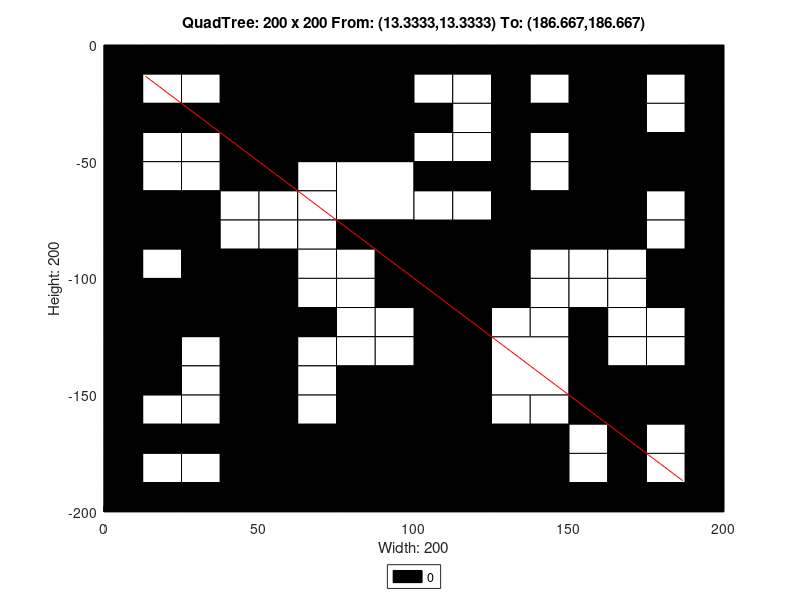

Recreate this plot in MATLAB.
axis([0 200 -200 0]);
title('QuadTree: 200 x 200 From: (13.3333,13.3333) To: (186.667,186.667)');
xlabel('Width: 200');
ylabel('Height: 200');
rectangle('Position',[50 -50 50 50], 'FaceColor',[0 0 0]);
rectangle('Position',[75 -75 25 25], 'FaceColor',[1 1 1]);
rectangle('Position',[150 -25 25 25], 'FaceColor',[0 0 0]);
rectangle('Position',[150 -50 25 25], 'FaceColor',[0 0 0]);
rectangle('Position',[100 -100 25 25], 'FaceColor',[0 0 0]);
rectangle('Position',[150 -75 25 25], 'FaceColor',[0 0 0]);
rectangle('Position',[0 -125 25 25], 'FaceColor',[0 0 0]);
rectangle('Position',[25 -125 25 25], 'FaceColor',[0 0 0]);
rectangle('Position',[0 -150 25 25], 'FaceColor',[0 0 0]);
rectangle('Position',[75 -175 25 25], 'FaceColor',[0 0 0]);
rectangle('Position',[50 -200 25 25], 'FaceColor',[0 0 0]);
rectangle('Position',[75 -200 25 25], 'FaceColor',[0 0 0]);
rectangle('Position',[100 -125 25 25], 'FaceColor',[0 0 0]);
rectangle('Position',[100 -150 25 25], 'FaceColor',[0 0 0]);
rectangle('Position',[125 -150 25 25], 'FaceColor',[1 1 1]);
rectangle('Position',[100 -175 25 25], 'FaceColor',[0 0 0]);
rectangle('Position',[100 -200 25 25], 'FaceColor',[0 0 0]);
rectangle('Position',[125 -200 25 25], 'FaceColor',[0 0 0]);
rectangle('Position',[0 -12.5 12.5 12.5], 'FaceColor',[0 0 0]);
rectangle('Position',[12.5 -12.5 12.5 12.5], 'FaceColor',[0 0 0]);
rectangle('Position',[0 -25 12.5 12.5], 'FaceColor',[0 0 0]);
rectangle('Position',[12.5 -25 12.5 12.5], 'FaceColor',[1 1 1]);
rectangle('Position',[25 -12.5 12.5 12.5], 'FaceColor',[0 0 0]);
rectangle('Position',[37.5 -12.5 12.5 12.5], 'FaceColor',[0 0 0]);
rectangle('Position',[25 -25 12.5 12.5], 'FaceColor',[1 1 1]);
rectangle('Position',[37.5 -25 12.5 12.5], 'FaceColor',[0 0 0]);
rectangle('Position',[0 -37.5 12.5 12.5], 'FaceColor',[0 0 0]);
rectangle('Position',[12.5 -37.5 12.5 12.5], 'FaceColor',[0 0 0]);
rectangle('Position',[0 -50 12.5 12.5], 'FaceColor',[0 0 0]);
rectangle('Position',[12.5 -50 12.5 12.5], 'FaceColor',[1 1 1]);
rectangle('Position',[25 -37.5 12.5 12.5], 'FaceColor',[0 0 0]);
rectangle('Position',[37.5 -37.5 12.5 12.5], 'FaceColor',[0 0 0]);
rectangle('Position',[25 -50 12.5 12.5], 'FaceColor',[1 1 1]);
rectangle('Position',[37.5 -50 12.5 12.5], 'FaceColor',[0 0 0]);
rectangle('Position',[0 -62.5 12.5 12.5], 'FaceColor',[0 0 0]);
rectangle('Position',[12.5 -62.5 12.5 12.5], 'FaceColor',[1 1 1]);
rectangle('Position',[0 -75 12.5 12.5], 'FaceColor',[0 0 0]);
rectangle('Position',[12.5 -75 12.5 12.5], 'FaceColor',[0 0 0]);
rectangle('Position',[25 -62.5 12.5 12.5], 'FaceColor',[1 1 1]);
rectangle('Position',[37.5 -62.5 12.5 12.5], 'FaceColor',[0 0 0]);
rectangle('Position',[25 -75 12.5 12.5], 'FaceColor',[0 0 0]);
rectangle('Position',[37.5 -75 12.5 12.5], 'FaceColor',[1 1 1]);
rectangle('Position',[0 -87.5 12.5 12.5], 'FaceColor',[0 0 0]);
rectangle('Position',[12.5 -87.5 12.5 12.5], 'FaceColor',[0 0 0]);
rectangle('Position',[0 -100 12.5 12.5], 'FaceColor',[0 0 0]);
rectangle('Position',[12.5 -100 12.5 12.5], 'FaceColor',[1 1 1]);
rectangle('Position',[25 -87.5 12.5 12.5], 'FaceColor',[0 0 0]);
rectangle('Position',[37.5 -87.5 12.5 12.5], 'FaceColor',[1 1 1]);
rectangle('Position',[25 -100 12.5 12.5], 'FaceColor',[0 0 0]);
rectangle('Position',[37.5 -100 12.5 12.5], 'FaceColor',[0 0 0]);
rectangle('Position',[50 -62.5 12.5 12.5], 'FaceColor',[0 0 0]);
rectangle('Position',[62.5 -62.5 12.5 12.5], 'FaceColor',[1 1 1]);
rectangle('Position',[50 -75 12.5 12.5], 'FaceColor',[1 1 1]);
rectangle('Position',[62.5 -75 12.5 12.5], 'FaceColor',[1 1 1]);
rectangle('Position',[50 -87.5 12.5 12.5], 'FaceColor',[1 1 1]);
rectangle('Position',[62.5 -87.5 12.5 12.5], 'FaceColor',[1 1 1]);
rectangle('Position',[50 -100 12.5 12.5], 'FaceColor',[0 0 0]);
rectangle('Position',[62.5 -100 12.5 12.5], 'FaceColor',[1 1 1]);
rectangle('Position',[75 -87.5 12.5 12.5], 'FaceColor',[0 0 0]);
rectangle('Position',[87.5 -87.5 12.5 12.5], 'FaceColor',[0 0 0]);
rectangle('Position',[75 -100 12.5 12.5], 'FaceColor',[1 1 1]);
rectangle('Position',[87.5 -100 12.5 12.5], 'FaceColor',[0 0 0]);
rectangle('Position',[100 -12.5 12.5 12.5], 'FaceColor',[0 0 0]);
rectangle('Position',[112.5 -12.5 12.5 12.5], 'FaceColor',[0 0 0]);
rectangle('Position',[100 -25 12.5 12.5], 'FaceColor',[1 1 1]);
rectangle('Position',[112.5 -25 12.5 12.5], 'FaceColor',[1 1 1]);
rectangle('Position',[125 -12.5 12.5 12.5], 'FaceColor',[0 0 0]);
rectangle('Position',[137.5 -12.5 12.5 12.5], 'FaceColor',[0 0 0]);
rectangle('Position',[125 -25 12.5 12.5], 'FaceColor',[0 0 0]);
rectangle('Position',[137.5 -25 12.5 12.5], 'FaceColor',[1 1 1]);
rectangle('Position',[100 -37.5 12.5 12.5], 'FaceColor',[0 0 0]);
rectangle('Position',[112.5 -37.5 12.5 12.5], 'FaceColor',[1 1 1]);
rectangle('Position',[100 -50 12.5 12.5], 'FaceColor',[1 1 1]);
rectangle('Position',[112.5 -50 12.5 12.5], 'FaceColor',[1 1 1]);
rectangle('Position',[125 -37.5 12.5 12.5], 'FaceColor',[0 0 0]);
rectangle('Position',[137.5 -37.5 12.5 12.5], 'FaceColor',[0 0 0]);
rectangle('Position',[125 -50 12.5 12.5], 'FaceColor',[0 0 0]);
rectangle('Position',[137.5 -50 12.5 12.5], 'FaceColor',[1 1 1]);
rectangle('Position',[175 -12.5 12.5 12.5], 'FaceColor',[0 0 0]);
rectangle('Position',[187.5 -12.5 12.5 12.5], 'FaceColor',[0 0 0]);
rectangle('Position',[175 -25 12.5 12.5], 'FaceColor',[1 1 1]);
rectangle('Position',[187.5 -25 12.5 12.5], 'FaceColor',[0 0 0]);
rectangle('Position',[175 -37.5 12.5 12.5], 'FaceColor',[1 1 1]);
rectangle('Position',[187.5 -37.5 12.5 12.5], 'FaceColor',[0 0 0]);
rectangle('Position',[175 -50 12.5 12.5], 'FaceColor',[0 0 0]);
rectangle('Position',[187.5 -50 12.5 12.5], 'FaceColor',[0 0 0]);
rectangle('Position',[100 -62.5 12.5 12.5], 'FaceColor',[0 0 0]);
rectangle('Position',[112.5 -62.5 12.5 12.5], 'FaceColor',[0 0 0]);
rectangle('Position',[100 -75 12.5 12.5], 'FaceColor',[1 1 1]);
rectangle('Position',[112.5 -75 12.5 12.5], 'FaceColor',[1 1 1]);
rectangle('Position',[125 -62.5 12.5 12.5], 'FaceColor',[0 0 0]);
rectangle('Position',[137.5 -62.5 12.5 12.5], 'FaceColor',[1 1 1]);
rectangle('Position',[125 -75 12.5 12.5], 'FaceColor',[0 0 0]);
rectangle('Position',[137.5 -75 12.5 12.5], 'FaceColor',[0 0 0]);
rectangle('Position',[125 -87.5 12.5 12.5], 'FaceColor',[0 0 0]);
rectangle('Position',[137.5 -87.5 12.5 12.5], 'FaceColor',[0 0 0]);
rectangle('Position',[125 -100 12.5 12.5], 'FaceColor',[0 0 0]);
rectangle('Position',[137.5 -100 12.5 12.5], 'FaceColor',[1 1 1]);
rectangle('Position',[175 -62.5 12.5 12.5], 'FaceColor',[0 0 0]);
rectangle('Position',[187.5 -62.5 12.5 12.5], 'FaceColor',[0 0 0]);
rectangle('Position',[175 -75 12.5 12.5], 'FaceColor',[1 1 1]);
rectangle('Position',[187.5 -75 12.5 12.5], 'FaceColor',[0 0 0]);
rectangle('Position',[150 -87.5 12.5 12.5], 'FaceColor',[0 0 0]);
rectangle('Position',[162.5 -87.5 12.5 12.5], 'FaceColor',[0 0 0]);
rectangle('Position',[150 -100 12.5 12.5], 'FaceColor',[1 1 1]);
rectangle('Position',[162.5 -100 12.5 12.5], 'FaceColor',[1 1 1]);
rectangle('Position',[175 -87.5 12.5 12.5], 'FaceColor',[1 1 1]);
rectangle('Position',[187.5 -87.5 12.5 12.5], 'FaceColor',[0 0 0]);
rectangle('Position',[175 -100 12.5 12.5], 'FaceColor',[0 0 0]);
rectangle('Position',[187.5 -100 12.5 12.5], 'FaceColor',[0 0 0]);
rectangle('Position',[25 -137.5 12.5 12.5], 'FaceColor',[1 1 1]);
rectangle('Position',[37.5 -137.5 12.5 12.5], 'FaceColor',[0 0 0]);
rectangle('Position',[25 -150 12.5 12.5], 'FaceColor',[1 1 1]);
rectangle('Position',[37.5 -150 12.5 12.5], 'FaceColor',[0 0 0]);
rectangle('Position',[50 -112.5 12.5 12.5], 'FaceColor',[0 0 0]);
rectangle('Position',[62.5 -112.5 12.5 12.5], 'FaceColor',[1 1 1]);
rectangle('Position',[50 -125 12.5 12.5], 'FaceColor',[0 0 0]);
rectangle('Position',[62.5 -125 12.5 12.5], 'FaceColor',[0 0 0]);
rectangle('Position',[75 -112.5 12.5 12.5], 'FaceColor',[1 1 1]);
rectangle('Position',[87.5 -112.5 12.5 12.5], 'FaceColor',[0 0 0]);
rectangle('Position',[75 -125 12.5 12.5], 'FaceColor',[1 1 1]);
rectangle('Position',[87.5 -125 12.5 12.5], 'FaceColor',[1 1 1]);
rectangle('Position',[50 -137.5 12.5 12.5], 'FaceColor',[0 0 0]);
rectangle('Position',[62.5 -137.5 12.5 12.5], 'FaceColor',[1 1 1]);
rectangle('Position',[50 -150 12.5 12.5], 'FaceColor',[0 0 0]);
rectangle('Position',[62.5 -150 12.5 12.5], 'FaceColor',[1 1 1]);
rectangle('Position',[75 -137.5 12.5 12.5], 'FaceColor',[1 1 1]);
rectangle('Position',[87.5 -137.5 12.5 12.5], 'FaceColor',[1 1 1]);
rectangle('Position',[75 -150 12.5 12.5], 'FaceColor',[0 0 0]);
rectangle('Position',[87.5 -150 12.5 12.5], 'FaceColor',[0 0 0]);
rectangle('Position',[0 -162.5 12.5 12.5], 'FaceColor',[0 0 0]);
rectangle('Position',[12.5 -162.5 12.5 12.5], 'FaceColor',[1 1 1]);
rectangle('Position',[0 -175 12.5 12.5], 'FaceColor',[0 0 0]);
rectangle('Position',[12.5 -175 12.5 12.5], 'FaceColor',[0 0 0]);
rectangle('Position',[25 -162.5 12.5 12.5], 'FaceColor',[1 1 1]);
rectangle('Position',[37.5 -162.5 12.5 12.5], 'FaceColor',[0 0 0]);
rectangle('Position',[25 -175 12.5 12.5], 'FaceColor',[0 0 0]);
rectangle('Position',[37.5 -175 12.5 12.5], 'FaceColor',[0 0 0]);
rectangle('Position',[0 -187.5 12.5 12.5], 'FaceColor',[0 0 0]);
rectangle('Position',[12.5 -187.5 12.5 12.5], 'FaceColor',[1 1 1]);
rectangle('Position',[0 -200 12.5 12.5], 'FaceColor',[0 0 0]);
rectangle('Position',[12.5 -200 12.5 12.5], 'FaceColor',[0 0 0]);
rectangle('Position',[25 -187.5 12.5 12.5], 'FaceColor',[1 1 1]);
rectangle('Position',[37.5 -187.5 12.5 12.5], 'FaceColor',[0 0 0]);
rectangle('Position',[25 -200 12.5 12.5], 'FaceColor',[0 0 0]);
rectangle('Position',[37.5 -200 12.5 12.5], 'FaceColor',[0 0 0]);
rectangle('Position',[50 -162.5 12.5 12.5], 'FaceColor',[0 0 0]);
rectangle('Position',[62.5 -162.5 12.5 12.5], 'FaceColor',[1 1 1]);
rectangle('Position',[50 -175 12.5 12.5], 'FaceColor',[0 0 0]);
rectangle('Position',[62.5 -175 12.5 12.5], 'FaceColor',[0 0 0]);
rectangle('Position',[125 -112.5 12.5 12.5], 'FaceColor',[0 0 0]);
rectangle('Position',[137.5 -112.5 12.5 12.5], 'FaceColor',[1 1 1]);
rectangle('Position',[125 -125 12.5 12.5], 'FaceColor',[1 1 1]);
rectangle('Position',[137.5 -125 12.5 12.5], 'FaceColor',[1 1 1]);
rectangle('Position',[150 -112.5 12.5 12.5], 'FaceColor',[1 1 1]);
rectangle('Position',[162.5 -112.5 12.5 12.5], 'FaceColor',[1 1 1]);
rectangle('Position',[150 -125 12.5 12.5], 'FaceColor',[0 0 0]);
rectangle('Position',[162.5 -125 12.5 12.5], 'FaceColor',[1 1 1]);
rectangle('Position',[175 -112.5 12.5 12.5], 'FaceColor',[0 0 0]);
rectangle('Position',[187.5 -112.5 12.5 12.5], 'FaceColor',[0 0 0]);
rectangle('Position',[175 -125 12.5 12.5], 'FaceColor',[1 1 1]);
rectangle('Position',[187.5 -125 12.5 12.5], 'FaceColor',[0 0 0]);
rectangle('Position',[150 -137.5 12.5 12.5], 'FaceColor',[0 0 0]);
rectangle('Position',[162.5 -137.5 12.5 12.5], 'FaceColor',[1 1 1]);
rectangle('Position',[150 -150 12.5 12.5], 'FaceColor',[0 0 0]);
rectangle('Position',[162.5 -150 12.5 12.5], 'FaceColor',[0 0 0]);
rectangle('Position',[175 -137.5 12.5 12.5], 'FaceColor',[1 1 1]);
rectangle('Position',[187.5 -137.5 12.5 12.5], 'FaceColor',[0 0 0]);
rectangle('Position',[175 -150 12.5 12.5], 'FaceColor',[0 0 0]);
rectangle('Position',[187.5 -150 12.5 12.5], 'FaceColor',[0 0 0]);
rectangle('Position',[125 -162.5 12.5 12.5], 'FaceColor',[1 1 1]);
rectangle('Position',[137.5 -162.5 12.5 12.5], 'FaceColor',[1 1 1]);
rectangle('Position',[125 -175 12.5 12.5], 'FaceColor',[0 0 0]);
rectangle('Position',[137.5 -175 12.5 12.5], 'FaceColor',[0 0 0]);
rectangle('Position',[150 -162.5 12.5 12.5], 'FaceColor',[0 0 0]);
rectangle('Position',[162.5 -162.5 12.5 12.5], 'FaceColor',[0 0 0]);
rectangle('Position',[150 -175 12.5 12.5], 'FaceColor',[1 1 1]);
rectangle('Position',[162.5 -175 12.5 12.5], 'FaceColor',[0 0 0]);
rectangle('Position',[175 -162.5 12.5 12.5], 'FaceColor',[0 0 0]);
rectangle('Position',[187.5 -162.5 12.5 12.5], 'FaceColor',[0 0 0]);
rectangle('Position',[175 -175 12.5 12.5], 'FaceColor',[1 1 1]);
rectangle('Position',[187.5 -175 12.5 12.5], 'FaceColor',[0 0 0]);
rectangle('Position',[150 -187.5 12.5 12.5], 'FaceColor',[1 1 1]);
rectangle('Position',[162.5 -187.5 12.5 12.5], 'FaceColor',[0 0 0]);
rectangle('Position',[150 -200 12.5 12.5], 'FaceColor',[0 0 0]);
rectangle('Position',[162.5 -200 12.5 12.5], 'FaceColor',[0 0 0]);
rectangle('Position',[175 -187.5 12.5 12.5], 'FaceColor',[1 1 1]);
rectangle('Position',[187.5 -187.5 12.5 12.5], 'FaceColor',[0 0 0]);
rectangle('Position',[175 -200 12.5 12.5], 'FaceColor',[0 0 0]);
rectangle('Position',[187.5 -200 12.5 12.5], 'FaceColor',[0 0 0]);
X=[186.667,13.3333];
Y=[-186.667,-13.3333];
hold on;
plot(X,Y,'r');
legend('0','Location','southoutside');
